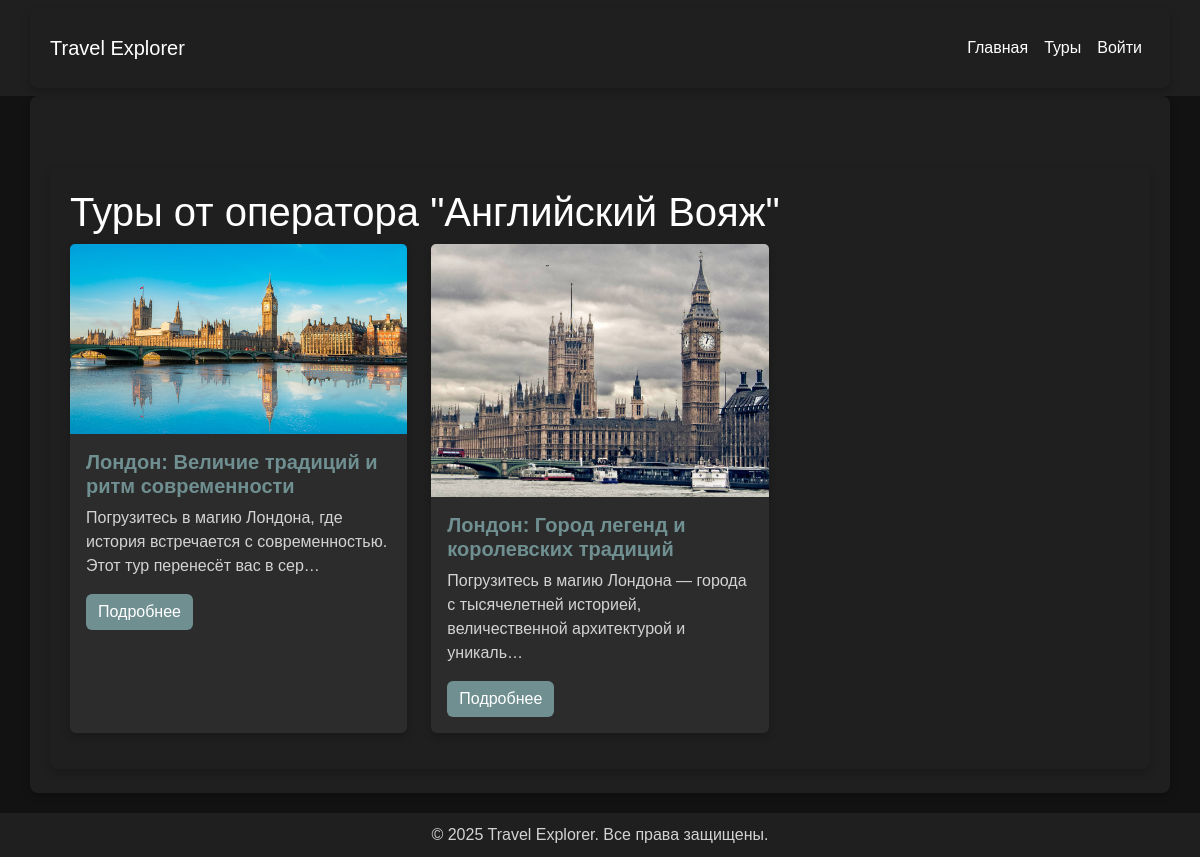
The page /operator/Английский Вояж/ on the database its author committed.
### travel/models.py (models this page shows, shortened)
class Tour(models.Model):
    name_tour = models.CharField("Название тура", max_length=255)
    discription_tour = models.TextField("Описание тура")
    price_tour = models.IntegerField("Цена тура", validators=[validate_positive])
    departure = models.CharField("Место отправления", max_length=255)
    destination = models.CharField("Место назначения", max_length=255)
    date_departure = models.DateField("Дата отправления")
    date_return = models.DateField("Дата возвращения")
    operator_tour = models.CharField("Туроператор", max_length=255)
    places_tour = models.IntegerField("Количество мест", validators=[validate_positive])
    history = HistoricalRecords()
    is_hot = models.BooleanField(default=False)
    image = models.ImageField(upload_to='tours/', blank=True, null=True)
    objects = TourManager()
    video_url = models.URLField(
        max_length=255,
        blank=True,
        null=True,
        verbose_name="Ссылка на видеообзор"
    )
    class Meta:
        ordering = ['date_departure']
        verbose_name = "Тур"
        verbose_name_plural = "Туры"
    def get_absolute_url(self):
            return reverse('tour-detail', args=[self.id])

### travel/views.py (the view)
# urls.py: path('operator/<str:operator_name>/', operator_tours, name='operator_tours'),
def operator_tours(request, operator_name):
    tours = get_list_or_404(Tour, operator_tour=operator_name)
    return render(request, 'travel/operator_tours.html', {
        'operator_name': operator_name,
        'tours': tours,
    })

### travel/templates/travel/operator_tours.html
{% extends 'travel/base.html' %}
{% block content %}
<div class="container mt-5">
    <h1>Туры от оператора "{{ operator_name }}"</h1>
    <div class="row">
        {% for tour in tours %}
        <div class="col-md-4 mb-3">
            <div class="card h-100">
                {% if tour.image %}
                <img src="{{ tour.image.url }}" class="card-img-top" alt="{{ tour.name_tour }}">
                {% else %}
                <img src="https://via.placeholder.com/350x250" alt="Изображение недоступно" class="img-fluid">
                {% endif %}
                <div class="card-body">
                    <h5 class="card-title">{{ tour.name_tour }}</h5>
                    <p class="card-text">{{ tour.discription_tour|truncatechars:100 }}</p>
                    <a href="{{ tour.get_absolute_url }}" class="btn btn-outline-primary">Подробнее</a>
                </div>
            </div>
        </div>
        {% endfor %}
    </div>
</div>
{% endblock %}

### travel/templates/travel/base.html (style rules this page uses)
body { background-color: #121212; color: #ffffff; font-family: Arial, sans-serif; }
.container { background-color: #1f1f1f; padding: 20px; border-radius: 8px; box-shadow: 0 4px 8px rgba(0, 0, 0, 0.2); }
.btn { background-color:rgb(111, 143, 145); color: #ffffff; border: none; transition: background-color 0.3s; }
h1, h2, h5 { color: #ffffff; }
.card { background-color: #2c2c2c; color: #ffffff; border: none; box-shadow: 0 4px 8px rgba(0, 0, 0, 0.2); }
.card-title { font-weight: bold; color: rgb(111, 143, 145); }
.card-text { color: #d3d3d3; }
a { color: #4caf50; }

### rows shown on the page
Tour: image (picture), name_tour "Лондон: Величие традиций и ритм современности", discription_tour "Погрузитесь в магию Лондона, где история встречается с современностью. Этот тур перенесёт вас в сер…"
Tour: image (picture), name_tour "Лондон: Город легенд и королевских традиций", discription_tour "Погрузитесь в магию Лондона — города с тысячелетней историей, величественной архитектурой и уникаль…"

### other values the page prints
{{ operator_name }} "Английский Вояж"
